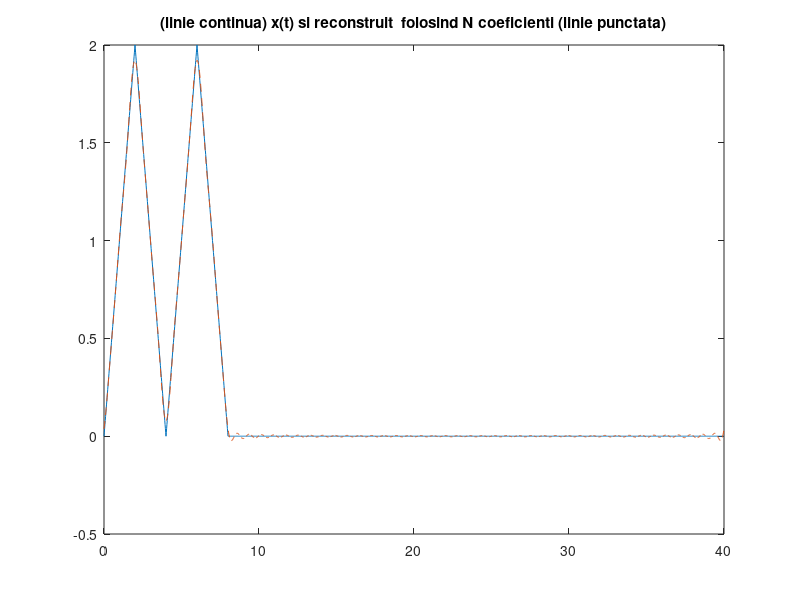
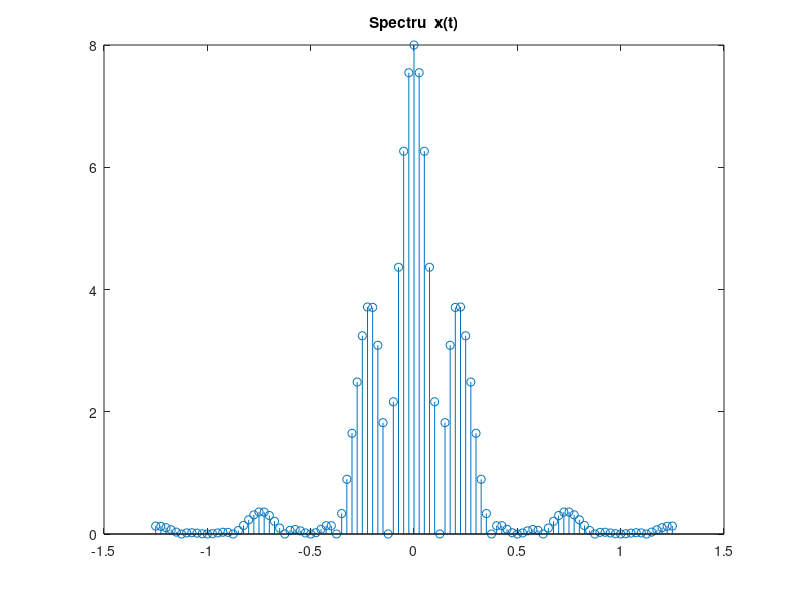

Write the MATLAB code that produced these figures, in order.
P = 40; 
D = 8; %nr din lista
N = 50; %nr de coeficienti
w0 = 2*pi/P; %pulsatia semnalului


t_or = 0:0.02:D; %esantionare original
x_or = sawtooth((pi/2)*t_or,0.5)+1; %se cresssaza semnalul triunghiular original

t = 0:0.02:P; %esantionare modificat, pana la perioada P
x = zeros(1,length(t)); 
x(t<=D) = x_or; %aici se testeaza daca t<=D daca da, salveaza val din original, daca nu lasa 0




for k = -N:N 
    x_SFE = x_or; %semnalul dupa formula seriei fourier exponentiale
    x_SFE = x_SFE .* exp(-1i*k*w0*t_or); 
    Coef(k+N+1) = 0;  %vector pentru coeficienti
    for i = 1:length(t_or)-1
        Coef(k+N+1) = Coef(k+N+1) + (t_or(i+1)-t_or(i)) * (x_SFE(i)+x_SFE(i+1))/2; 
    end
end

for i = 1:length(t)
    x_rec(i) = 0; %semnalul reconstruit
    for k=-N:N
        x_rec(i) = x_rec(i) + (1/P) * Coef(k+51) * exp(1i*k*w0*t(i)); 
    end
end


figure(1);
plot(t,x),title('(linie continua) x(t) si reconstruit  folosind N coeficienti (linie punctata)');
hold on;
plot(t,x_rec,'--'); %semnalul reconstruit

figure(2);
w=-50*w0:w0:50*w0;
stem(w/(2*pi),abs(Coef)),title('Spectru  x(t)');


%In primul for am calculat in x_Seria Fourier exponentiala cu formula de la
%curs, Dupa am calculat coeficientii folsind proprietatile Sfe(linia 24) ,dupa pe
%baza acestor coeficienti am reconstruit semnalul;
%
